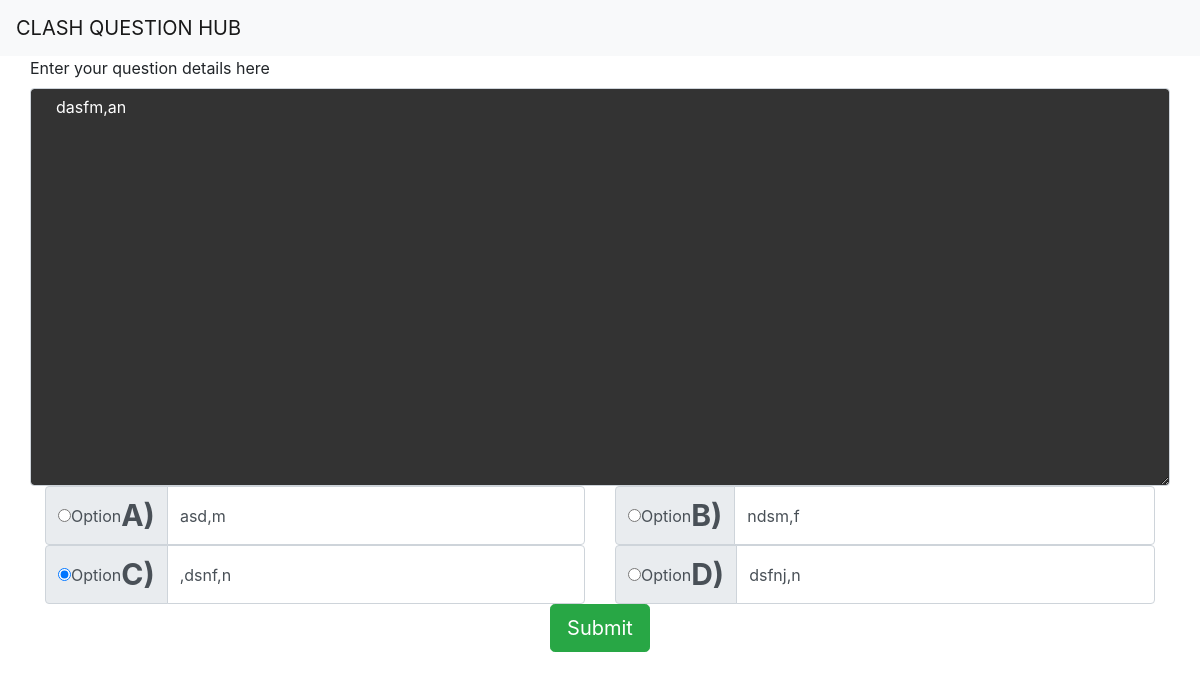
Before: /change/3 (signed in) with the older database file.
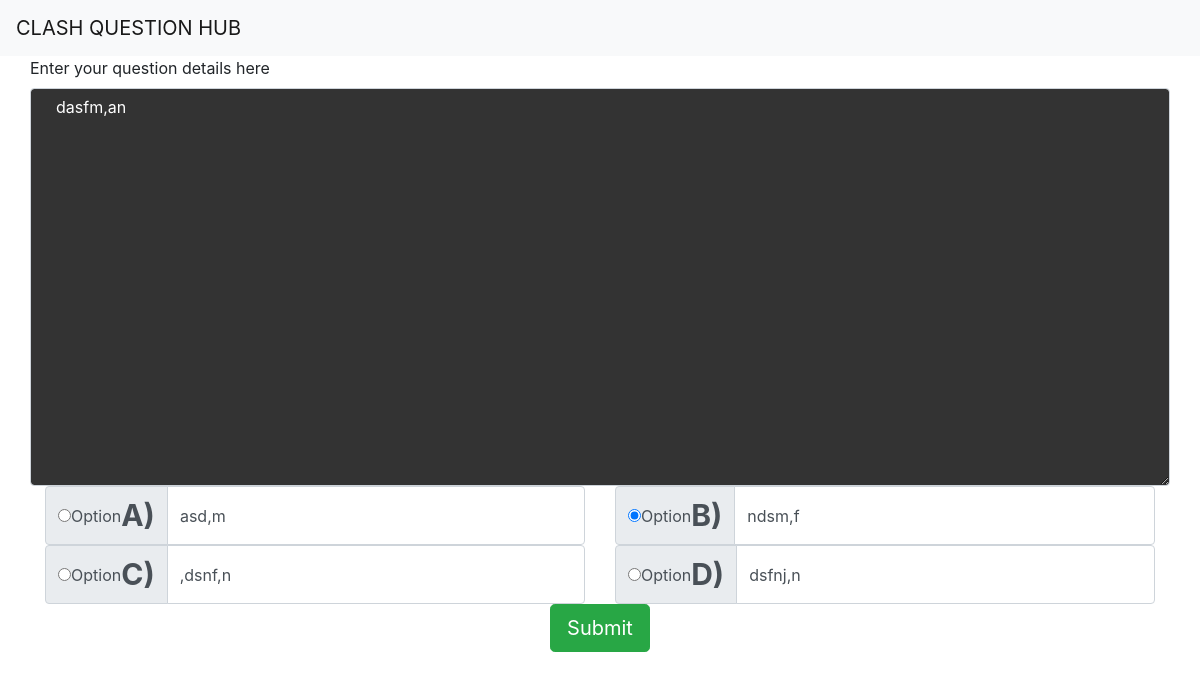
After: the same page with the newer database file.
### data/models.py (models this page shows, shortened)
class Questions(models.Model):
    title = models.CharField(max_length=5000)
    oa = models.CharField(max_length=1000)
    ob = models.CharField(max_length=1000)
    oc = models.CharField(max_length=1000)
    od = models.CharField(max_length=1000)
    ans = models.IntegerField(default=0)

### data/views.py (the view)
# urls.py: path('change/<int:iv>', views.change),
def change(request, iv):
    if request.user.is_authenticated :
        try:
            q = Queadd.objects.get(id=iv)
        except Exception:
            return HttpResponseRedirect("/")
        if q.uid == request.user:
            que = q.qid
            context = {
                'que': que
            }
        return render(request, "questionupdate.html", context)
    return HttpResponseRedirect("/")

### data/templates/questionupdate.html (shortened to what this page needs)
<!DOCTYPE html>
<html>
<head>
	<link rel="stylesheet" href="https://maxcdn.bootstrapcdn.com/bootstrap/4.0.0/css/bootstrap.min.css">
</head>
<body>
	<nav class="navbar navbar-light bg-light">
  <a class="navbar-brand" href="#">
    CLASH QUESTION HUB
  </a>
</nav>
<div class="container">
	<form action="/queaddc/{{que.id}}" method="post">
		<div class="row">
    <label for="exampleFormControlTextarea1">Enter your question details here</label>
    <textarea name="title" class="form-control" style="background-color: rgba(0,0,0,0.8);color: white; padding-left:25px;padding-right:25px;"id="exampleFormControlTextarea1" rows="16">{{que.title}}</textarea>
  </div>
  <div class="row">
  	<div class="col-lg-6">
  		<div class="input-group">
  <div class="input-group-prepend">
    <div class="input-group-text">
    <input type="radio" value="1" name="answer" aria-label="Radio button for following text input" {% if que.ans == '1' %} checked {% endif %}>Option<b style="font-size: 30px"> A)</b>
    </div>
  </div>
  <input type="text" name="oa"  value="{{que.oa}}" class="form-control" aria-label="Text input with radio button">
</div>
  	</div>
  	<div class="col-lg-6">
  		<div class="input-group">
  <div class="input-group-prepend">
    <div class="input-group-text">
    <input type="radio" value="2" name="answer"  aria-label="Radio button for following text input" {% if que.ans == '2' %} checked {% endif %}>Option<b style="font-size: 30px">B)</b>
    </div>
  </div>
  <input name="ob"  type="text" value="{{que.ob}}" class="form-control" aria-label="Text input with radio button">
</div>
  	</div>
  	<div class="col-lg-6">
  		<div class="input-group">
  <div class="input-group-prepend">
    <div class="input-group-text">
    <input type="radio" value="3" name="answer" aria-label="Radio button for following text input" {% if que.ans == '3' %} checked {% endif %}>Option<b style="font-size: 30px"> C)</b>
    </div>
  </div>
  <input type="text" name="oc" value="{{que.oc}}" class="form-control" aria-label="Text input with radio button">
</div>
  	</div>
  	<div class="col-lg-6">
  		<div class="input-group">
  <div class="input-group-prepend">
    <div class="input-group-text">
    <input type="radio" name="answer" value="4" aria-label="Radio button for following text input">Option <b style="font-size: 30px">D)</b>
    </div>
  </div>
  <input type="text" name="od" value="{{que.od}}" class="form-control" aria-label="Text input with radio button" {% if que.ans == '4' %} checked {% endif %}>
</div>
  	</div>
  </div>
  		<div class="col-lg-12" style="text-align: center;"><button type="submit" class="btn btn-lg btn-success">Submit</button></div>
	</form>
</div>
</body>
</html>

Changed rows visible on the page:
changed Questions "dasfm,an": ans "☐" → "☑"; ans "☑" → "☐"
